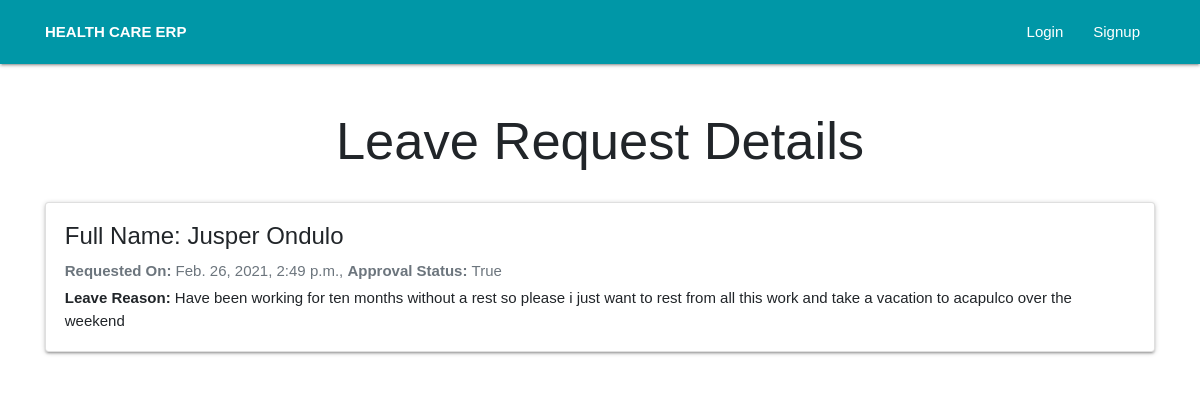
The page /HumanResource/leave_details/2/ on the database its author committed.
### HumanResource/models.py (models this page shows, shortened)
class EmployeeLeave(models.Model):
    employee = models.ForeignKey(Employee, on_delete=models.CASCADE)
    leave_request_date = models.DateTimeField(default=timezone.now)
    leave_reason = models.TextField()
    days_to_be_off = models.IntegerField(verbose_name="how many days do you want to off")
    approval_status = models.BooleanField(default=False)
    class Meta:
        verbose_name = ("Employees Leave Request")
        verbose_name_plural = ("Employees Leave Requests")

class Employee(models.Model):
    employment_number = models.CharField(max_length=200, unique=True)
    name = models.CharField(max_length=200)
    slug = models.SlugField(max_length=200, unique=True)
    phone = models.CharField(max_length=200)
    email = models.EmailField()
    department = models.CharField(max_length=200, choices=DEPARTMENT_CHOICES)
    employment_date = models.DateTimeField()
    date_of_birth = models.DateTimeField()
    religion = models.CharField(max_length=200, choices=RELIGION_CHOICES)
    gender = models.CharField(max_length=200, choices=GENDER_CHOICES)
    skin_color = models.CharField(max_length=200)
    hair_color = models.CharField(max_length=200)
    height = models.CharField(max_length=200)
    address = models.CharField(max_length=200)
    city = models.CharField(max_length=200)
    country = models.CharField(max_length=200)
    nationality = models.CharField(max_length=200)
    personal_description = models.TextField(max_length=2000)
    profile_photo = models.ImageField(upload_to="pics")
    last_university_attended = models.CharField(max_length=500)
    highest_education_level = models.CharField(max_length=50, choices=HIGHEST_EDUCATION_CHOICES)
    graduation_year = models.DateTimeField(default=timezone.now)
    schools_attended = models.CharField(max_length=500)
    specialization = models.CharField(max_length=500)
    places_worked = models.TextField()
    def __str__(self):
        return self.name
    class Meta:
        verbose_name = ("Employee Detail")
        verbose_name_plural = ("Employees Details")

### HumanResource/views.py (the view)
# urls.py: path("leave_details/<int:id>/", views.leave_details, name="leave_details"),
def leave_details(request, id):
    employee_leave = EmployeeLeave.objects.get(pk=id)
    context = {
        "employee_leave": employee_leave
    }
    return render(request, "hr/leave_details.html", context)

### HumanResource/templates/hr/leave_details.html
{% extends "base_layout.html" %}
{% block heading %}
  <h2 class="display-4 text-center">Leave Request Details</h2>
{% endblock heading %}
{% block content %}
<div class="row">
    <div class="col-12 mt-3">
        <div class="card mb-4">
            <div class="card-body ml-35">
                <h2 class="card-title">Full Name: {{ employee_leave.employee}}</h2>
                <p class="card-text text-muted h6"><b>Requested On: </b>{{ employee_leave.leave_request_date }}, <b>Approval Status: </b>{{ employee_leave.approval_status }}</p>
                <p class="card-text"><b>Leave Reason: </b>{{ employee_leave.leave_reason }}</p>
            </div>
        </div>
    </div>
</div>
{% endblock content %}

### static/css/custom/auth.css (style rules this page uses)
* { margin: 0; padding: 0; font-family: sans-serif; }

### rows shown on the page
EmployeeLeave: employee "Jusper Ondulo", leave_request_date "Feb. 26, 2021, 2:49 p.m.", approval_status "True", leave_reason "Have been working for ten months without a rest so please i just want to rest from all this work and take a vacation to acapulco over the weekend"
